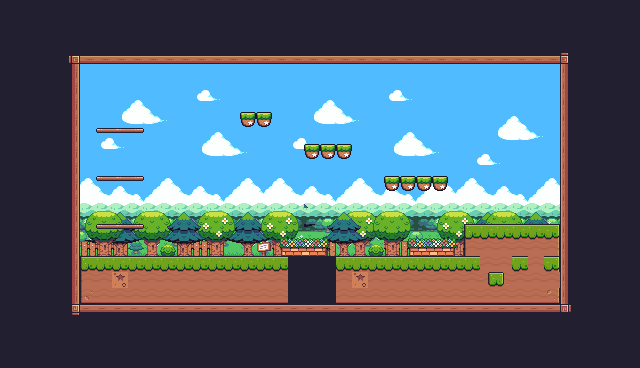

Tiled map render using the project's own tile images. Description and the map definition, with tile-layer contents summarised, below:
An orthogonal 40x23 tile map with 16x16 px tiles, 7 tile layers (Sky, Clouds, Fence, 2nd tree , ...), 7 tilesets and 23 objects (5x Coins, 3x Platform, 2x Saw, Player, Checkpoint).

<map version="1.10" tiledversion="1.10.2" orientation="orthogonal" renderorder="right-down" width="40" height="23" tilewidth="16" tileheight="16" infinite="0" nextlayerid="11" nextobjectid="71">
 <tileset firstgid="1" source="General Terrain.tsx" />
 <tileset firstgid="243" source="Sky.tsx" />
 <tileset firstgid="477" source="Sky Complete.tsx" />
 <tileset firstgid="711" source="More Grassland.tsx" />
 <tileset firstgid="851" source="Extra Plants.tsx" />
 <tileset firstgid="901" source="Foreground.tsx" />
 <tileset firstgid="1135" source="Earth terrain.tsx" />
 <layer id="1" name="Sky" width="40" height="23">
  <data>[920 cells, 920 non-empty, 243 distinct tile ids]</data>
 </layer>
 <layer id="2" name="Clouds" width="40" height="23">
  <data>[920 cells, 396 non-empty, 235 distinct tile ids]</data>
 </layer>
 <layer id="3" name="Fence" width="40" height="23">
  <data>[920 cells, 51 non-empty, 28 distinct tile ids]</data>
 </layer>
 <layer id="4" name="2nd tree " width="40" height="23">
  <data>[920 cells, 59 non-empty, 29 distinct tile ids]</data>
 </layer>
 <layer id="6" name="Front trees" width="40" height="23">
  <data>[920 cells, 45 non-empty, 28 distinct tile ids]</data>
 </layer>
 <layer id="7" name="Flower basket" width="40" height="23">
  <data>[920 cells, 16 non-empty, 8 distinct tile ids]</data>
 </layer>
 <layer id="8" name="Top layer" width="40" height="23">
  <data>[920 cells, 143 non-empty, 20 distinct tile ids]</data>
 </layer>
 <objectgroup id="9" name="Spawnpoints">
  <object id="9" name="Player" type="Player" x="295.558" y="255.497" width="31.5415" height="32.2198" />
  <object id="43" name="coin" type="Coins" x="320" y="128" width="16" height="16" />
  <object id="45" name="coin" type="Coins" x="240" y="96" width="16" height="16" />
  <object id="56" name="coin" type="Coins" x="112" y="112" width="16" height="16" />
  <object id="57" name="coin" type="Coins" x="112" y="160" width="16" height="16" />
  <object id="58" name="coin" type="Coins" x="112" y="208" width="16" height="16" />
  <object id="63" name="Saw H" type="Saw" x="176" y="240" width="32" height="32">
   <properties>
    <property name="isVertical" type="bool" value="false" />
    <property name="offNeg" type="float" value="6" />
    <property name="offPos" type="float" value="5" />
   </properties>
  </object>
  <object id="64" name="Saw V" type="Saw" x="448" y="80" width="32" height="32">
   <properties>
    <property name="isVertical" type="bool" value="true" />
    <property name="offNeg" type="float" value="1" />
    <property name="offPos" type="float" value="3" />
   </properties>
  </object>
  <object id="69" name="Checkpoint" type="Checkpoint" x="496" y="160" width="64" height="64" />
 </objectgroup>
 <objectgroup id="10" name="Collisions">
  <object id="10" x="64" y="64" width="16" height="256" />
  <object id="11" x="64" y="48" width="512" height="16" />
  <object id="12" x="80" y="304" width="480" height="16" />
  <object id="15" x="560" y="64" width="16" height="256" />
  <object id="16" x="80" y="256" width="208" height="48" />
  <object id="17" x="336" y="256" width="128" height="48" />
  <object id="20" x="384" y="176" width="64" height="16" />
  <object id="21" x="304" y="144" width="48" height="16" />
  <object id="22" x="240" y="112" width="32" height="16" />
  <object id="33" type="Platform" x="96" y="128" width="48" height="16" />
  <object id="34" type="Platform" x="96" y="176" width="48" height="16" />
  <object id="35" type="Platform" x="96" y="224" width="48" height="16" />
  <object id="65" x="464" y="224" width="48" height="80" />
  <object id="66" x="512" y="224" width="48" height="80" />
 </objectgroup>
</map>
